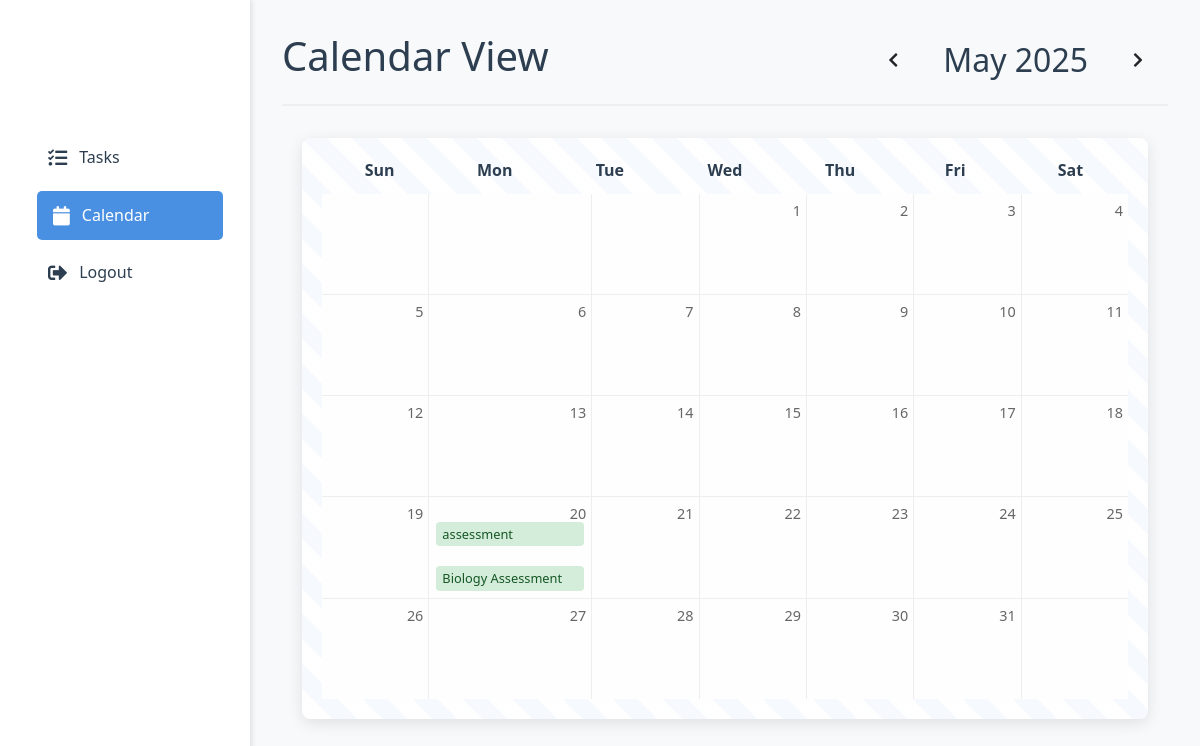
Page /calendar?month=5&year=2025 (signed in) on the earlier database version.
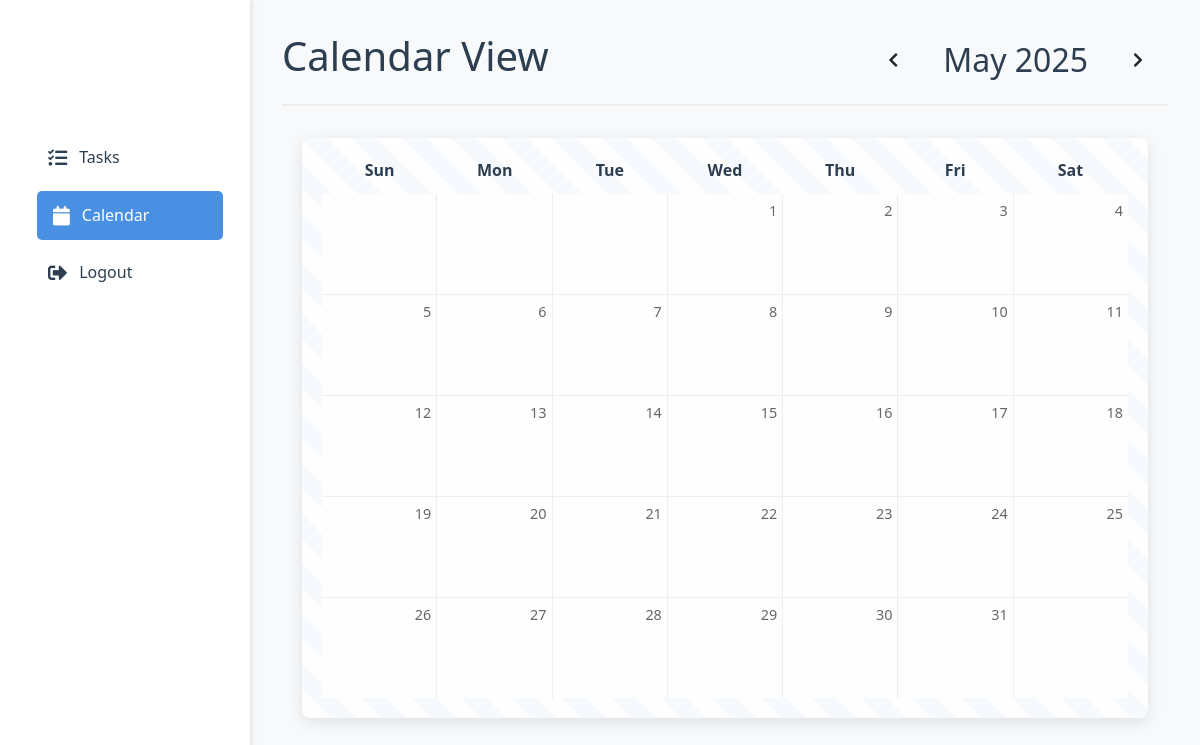
Same page on the later database version.
### tables this page shows
CREATE TABLE todos (
                id INTEGER PRIMARY KEY AUTOINCREMENT,
                user_id INTEGER NOT NULL,
                task TEXT NOT NULL,
                due_date TEXT NOT NULL,
                done BOOLEAN NOT NULL DEFAULT 0, category_id INTEGER 
            REFERENCES categories(id), category TEXT DEFAULT 'General', notes TEXT DEFAULT '', custom_color TEXT DEFAULT NULL, importance TEXT DEFAULT 'medium', progress INTEGER DEFAULT 0,
                FOREIGN KEY (user_id) REFERENCES users (id)
            );

### app.py (the view)
@app.route("/calendar")
def calendar_view():
    if 'user_id' not in session:
        flash("Please login first!", "error")
        return redirect(url_for("login"))
    year = int(request.args.get('year', datetime.now().year))
    month = int(request.args.get('month', datetime.now().month))
    first_day = date(year, month, 1)
    prev_month = (first_day - timedelta(days=1)).replace(day=1)
    next_month = (first_day + timedelta(days=32)).replace(day=1)
    cal = calendar.monthcalendar(year, month)
    month_name = calendar.month_name[month]
    conn = sqlite3.connect(DB_PATH)
    cursor = conn.cursor()
    cursor.execute("""
        SELECT task, due_date, category, notes
        FROM todos
        WHERE user_id = ?
        AND strftime('%Y-%m', due_date) = strftime('%Y-%m', ?)
        ORDER BY date(due_date) ASC
    """, (session['user_id'], f"{year}-{month:02d}-01"))
    tasks = cursor.fetchall()
    conn.close()
    task_dict = {}
    for task in tasks:
        task_date = datetime.strptime(task[1], "%Y-%m-%d").date()
        if task_date not in task_dict:
            task_dict[task_date] = []
        days_left = (task_date - date.today()).days
        task_color = colour(days_left)
        task_dict[task_date].append({
            "task": task[0],
            "due_date": task[1],
            "category": task[2],
            "notes": task[3],
            "color": task_color
        })
    calendar_data = []
    for week in cal:
        week_data = []
        for day in week:
            if day == 0:
                week_data.append({"day": "", "tasks": []})
            else:
                current_date = date(year, month, day)
                week_data.append({
                    "day": day,
                    "today": current_date == date.today(),
                    "tasks": task_dict.get(current_date, [])
                })
        calendar_data.append(week_data)
    return render_template("calendar.html",
                         calendar_data=calendar_data,
                         month_name=month_name,
                         year=year,
                         prev_month=prev_month.month,
                         prev_year=prev_month.year,
                         next_month=next_month.month,
                         next_year=next_month.year,
                         active_page='calendar')

### app.py (called while the page is built)
def colour(days_left):
    if days_left < 0:
        return "red"  # Overdue
    elif days_left == 0:
        return "yellow"  # Due today
    elif days_left == 1:
        return "yellow"  # Due tomorrow
    elif days_left <= 7:
        return "yellow"  # Due soon
    else:
        return "on-time"  # On time

### templates/calendar.html (shortened to what this page needs)
<!DOCTYPE html>
<html lang="en">
<head>
    <link rel="stylesheet" href="{{ url_for('static', filename='css/style.css') }}">
    <link rel="stylesheet" href="https://cdnjs.cloudflare.com/ajax/libs/font-awesome/5.15.4/css/all.min.css">
</head>
<body class="dashboard-body">
    <div class="dashboard-container">
        <aside class="sidebar">
            <div class="sidebar-header">
                <h2 class="logo">TaskMaster Pro</h2>
            </div>
            <nav class="sidebar-nav">
                <a href="{{ url_for('dashboard') }}" class="nav-item">
                    <i class="fas fa-tasks"></i> Tasks
                </a>
                <a href="{{ url_for('calendar_view') }}" class="nav-item active">
                    <i class="fas fa-calendar"></i> Calendar
                </a>
                <a href="{{ url_for('logout') }}" class="nav-item">
                    <i class="fas fa-sign-out-alt"></i> Logout
                </a>
            </nav>
        </aside>
        <main class="main-content">
            <header class="dashboard-header">
                <h1>Calendar View</h1>
                <div class="calendar-nav">
                    <a href="?month={{ prev_month }}&year={{ prev_year }}" class="btn"><i class="fas fa-chevron-left"></i></a>
                    <h2>{{ month_name }} {{ year }}</h2>
                    <a href="?month={{ next_month }}&year={{ next_year }}" class="btn"><i class="fas fa-chevron-right"></i></a>
                </div>
            </header>
            <div class="calendar">
                <div class="calendar-header">
                    <div>Sun</div>
                    <div>Mon</div>
                    <div>Tue</div>
                    <div>Wed</div>
                    <div>Thu</div>
                    <div>Fri</div>
                    <div>Sat</div>
                </div>
                <div class="calendar-grid">
                    {% for week in calendar_data %}
                        {% for day in week %}
                            <div class="calendar-day {% if day.today %}today{% endif %}">
                                <div class="day-number">{{ day.day }}</div>
                                {% if day.tasks %}
                                    {% for task in day.tasks %}
                                    <div class="calendar-task {{ task.color }}"
                                         onclick="showTaskDetails('{{ task.task|e }}', '{{ task.due_date }}', '{{ task.category }}', '{{ task.notes|e }}', '{{ task.importance }}')"
                                         style="cursor: pointer;">
                                        <div class="task-info">
                                            {{ task.task }}
                                            <span class="importance-indicator {{ task.importance }}"></span>
                                        </div>
                                    </div>
                                    {% endfor %}
                                {% endif %}
                            </div>
                        {% endfor %}
                    {% endfor %}
                </div>
            </div>
        </main>
    </div>
</body>
</html>

Differences in the rows shown:
no longer on this page (row edited): todos: task "assessment"
no longer on this page (row edited): todos: task "Biology Assessment"
